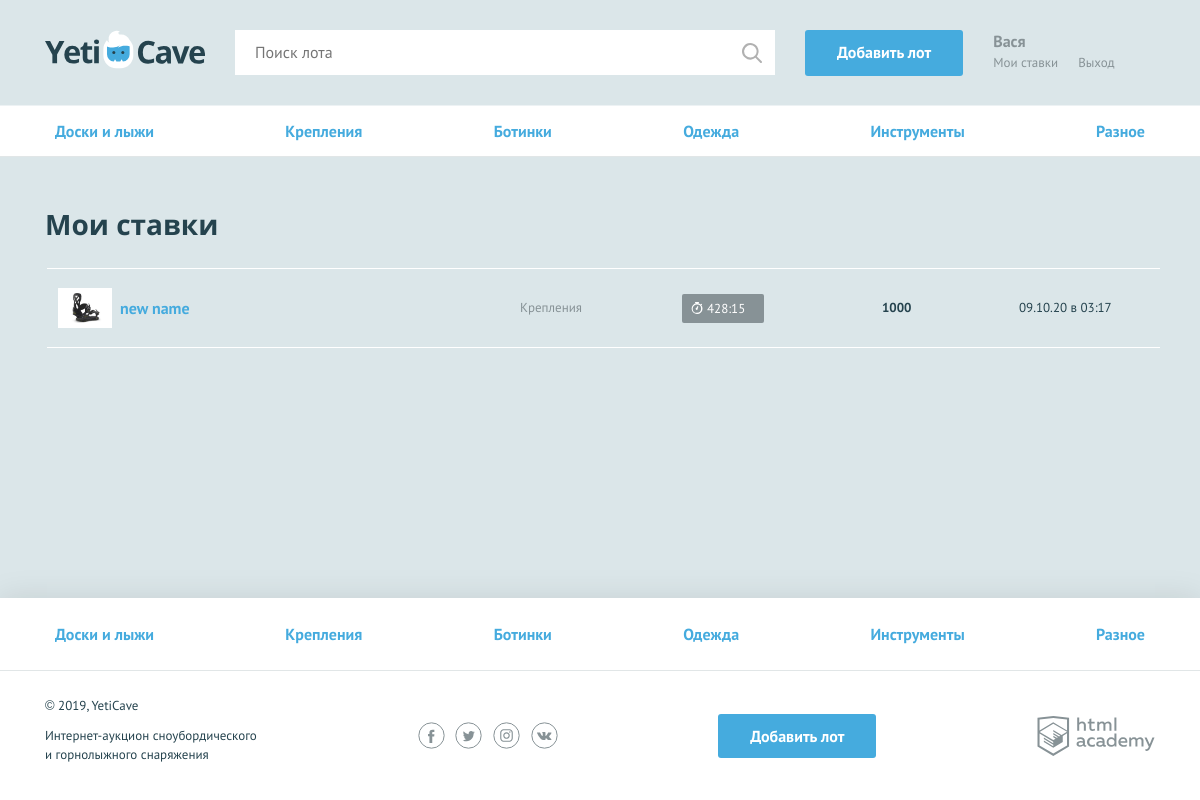
Page /user-bets.php?id=1 (signed in) on the committed database.
### tables this page shows
CREATE TABLE `category` (
  `id` int(11) NOT NULL,
  `name` text,
  `character_code` varchar(128) DEFAULT NULL
);

CREATE TABLE `lot` (
  `id` int(11) NOT NULL,
  `creation_date` timestamp NULL DEFAULT NULL,
  `lot_name` varchar(100) DEFAULT NULL,
  `lot_description` varchar(255) DEFAULT NULL,
  `image` text,
  `start_price` decimal(60,0) DEFAULT NULL,
  `end_date` timestamp NULL DEFAULT NULL,
  `bet_step` int(11) DEFAULT NULL,
  `user_lot_add_id` int(11) DEFAULT NULL,
  `user_winner_id` int(11) DEFAULT NULL,
  `category_id` int(11) DEFAULT NULL,
  FULLTEXT (lot_name, lot_description)
);

CREATE TABLE `bet` (
  `id` int(11) NOT NULL,
  `creation_date` timestamp NULL DEFAULT NULL,
  `bet_price` int(11) DEFAULT NULL,
  `user_id` int(11) DEFAULT NULL,
  `lot_id` int(11) DEFAULT NULL
);

### helpers.php (called while the page is built, shortened)
<?php
function include_template($name, array $data = []) {
    $name = 'templates/' . $name;
    extract($data);
    require $name;
    $result = ob_get_clean();
    return $result;
}

### functions.php (called while the page is built, shortened)
<?php
require_once('helpers.php');
function get_time_left ($time_end) {
    $time_stamp = time();
    $seconds_in_hour = 3600;
    $seconds_in_minutes = 60;
    $end_time_stamp = strtotime($time_end);
    $time_stamp_difference = $end_time_stamp - $time_stamp;
    $hours_until_end = floor($time_stamp_difference / $seconds_in_hour);
    $minutes_until_end = floor(($time_stamp_difference / $seconds_in_minutes) % 60);
    return [$hours_until_end, $minutes_until_end];
};
function show_time_left ($time) {
    return $time[0] . ':' . $time[1];
};
function category_list ($connection) {
    $sql_category_list = 'SELECT id, name, character_code FROM category';
    $result_category_list = mysqli_query($connection, $sql_category_list);
    return mysqli_fetch_all($result_category_list, MYSQLI_ASSOC);
};
function get_creation_date ($creation_date) {
    $date = date_create($creation_date);
    $time_stamp = time();
    $bet_creation_date = strtotime($creation_date);
    $seconds_in_day = 86400;
    $seconds_in_hour = 3600;
    $seconds_in_minute = 60;
    $difference = $time_stamp - $bet_creation_date;
    if ($difference <= ($seconds_in_day * 2)) {
      return ' вчера в ' . date_format($date, 'H:i');
    } else {
      return date_format($date, 'd.m.y \в H:i');
    }
  }

### templates/my-bets.php (the view, shortened to what this page needs)
<main>
  <nav class="nav">
    <ul class="nav__list container">
      <?php foreach ($category as $key => $item): ?>
        <li class="nav__item">
          <a href="category.php?id=<?=htmlspecialchars($item['id']);?>"><?=$item['name'];?></a>
        </li>
      <?php endforeach; ?>
    </ul>
  </nav>
  <section class="rates container">
    <?php if ($_SESSION['user']['id'] === $user_id): ?>
      <h2>Мои ставки</h2>
      <table class="rates__list">
        <?php foreach ($my_bets as $key => $bet): ?>
          <tr class="rates__item">
            <td class="rates__info">
              <div class="rates__img">
                <img src="../<?=$bet['image'];?>" width="54" height="40" alt="Сноуборд">
              </div>
              <div>
                <h3 class="rates__title"><a href="lot.php?id=<?=htmlspecialchars($bet['id']);?>"><?=$bet['lot_name'];?></a></h3>
              </div>
            </td>
            <td class="rates__category">
            <?=$bet['name'];?>
            </td>
            <td class="rates__timer">
            <?php if ($bet['user_winner_id'] === $user_id ): ?>
              <div class="timer timer--win">
                Ставка выиграла
              </div>
            <?php elseif (get_time_left($bet['end_date'])[0] < 0): ?>
              <div class="timer timer--end">
                Торги окончены
              </div>
            <?php elseif (get_time_left($bet['end_date'])[0] < 1): ?>
              <div class="timer--finishing">
                <?= show_time_left(get_time_left($bet['end_date'])); ?>
              </div>
            <?php else : ?>
              <div class="timer">
                <?= show_time_left(get_time_left($bet['end_date'])); ?>
              </div>
            <?php endif ?>
            </td>
            <td class="rates__price">
            <?=$bet['bet_price'];?>
            </td>
            <td class="rates__time">
            <?= get_creation_date($bet['creation_date']);?>
            </td>
          </tr>
        <?php endforeach; ?>
      </table>
    <?php else : ?>
      <h2>403 Отказано в доступе</h2>
    <?php endif ?>
  </section>
</main>

### templates/layout.php (shortened to what this page needs)
<!DOCTYPE html>
<html lang="ru">
<head>
    <link href="../css/normalize.min.css" rel="stylesheet">
    <link href="../css/style.css" rel="stylesheet">
    <link href="../css/flatpickr.min.css" rel="stylesheet">
</head>
<body>
<div class="page-wrapper">
    <header class="main-header">
        <div class="main-header__container container">
            <a href="index.php" class="main-header__logo">
                <img src="../img/logo.svg" width="160" height="39" alt="Логотип компании YetiCave">
            </a>
            <form class="main-header__search" method="get" action="search.php" autocomplete="off">
                <input type="search" name="search" placeholder="Поиск лота" value="<?=isset($_GET['search']) ? htmlspecialchars(trim($_GET['search'])) : ""; ?>">
                <input class="main-header__search-btn" type="submit" name="find" value="Найти">
            </form>
            <a class="main-header__add-lot button" href="add.php">Добавить лот</a>
            <nav class="user-menu">
            <?php if (isset($_SESSION['user'])): ?>
                <div class="user-menu__logged">
                    <p><?=$_SESSION['user']['name'] ?></p>
                    <a class="user-menu__bets" href="user-bets.php?id=<?= htmlspecialchars($_SESSION['user']['id']); ?>">Мои ставки</a>
                    <a class="user-menu__logout" href="logout.php">Выход</a>
                </div>
            <?php endif ?>
            </nav>
        </div>
    </header>
<?=$page_content; ?>
</div>
<footer class="main-footer">
    <nav class="nav">
        <ul class="nav__list container">
            <?php foreach ($category_list as $key => $item): ?>
                <li class="nav__item <?=$item['name'] === $category_name ? "nav__item--current" : "";?>">
                    <a href="category.php?id=<?=htmlspecialchars($item['id']);?>"><?=$item['name'];?></a>
                </li>
            <?php endforeach; ?>
        </ul>
    </nav>
    <div class="main-footer__bottom container">
        <div class="main-footer__copyright">
            <p>© 2019, YetiCave</p>
            <p>Интернет-аукцион сноубордического и горнолыжного снаряжения</p>
        </div>
        <div class="main-footer__social social">
            <a class="social__link social__link--facebook" href="#">
            </a>
            <a class="social__link social__link--twitter" href="#">
            </a>
            <a class="social__link social__link--instagram" href="#">
            </a>
            <a class="social__link social__link--vkontakte" href="#">
            </a>
        </div>
        <a class="main-footer__add-lot button" href="add.php">Добавить лот</a>
        <div class="main-footer__developed-by">
            <a class="logo-academy" href="https://htmlacademy.ru/intensive/php">
            </a>
        </div>
    </div>
</footer>
</body>
</html>

### rows in the picture
category: name "Доски и лыжи"
category: name "Крепления"
category: name "Ботинки"
category: name "Одежда"
category: name "Инструменты"
category: name "Разное"
lot: image (picture), lot_name "new name", category.name "Крепления", end_date "428:15", bet.bet_price "1000", bet.creation_date "09.10.20 в 03:17"

### other values in the picture
$_SESSION['user']['name'] "Вася"
